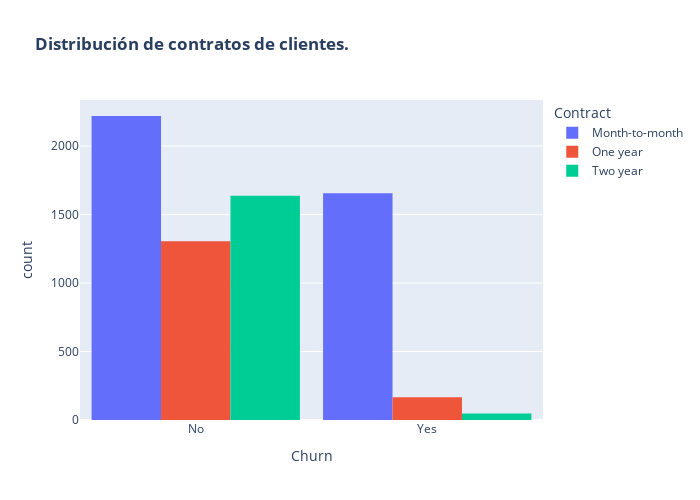

Notebook cell for this chart:
### Markdown cell above
En mi experecia laboral como operador de atencion al cliente visualizo este grafico y veo las distribuciones sobre genero

### Code cell
fig = px.histogram(df, x="Churn", color="Contract", barmode="group", title="<b>Distribución de contratos de clientes.<b>")
fig.update_layout(width=700, height=500, bargap=0.1)
fig.show()

### Figure 1 — Plotly figure (JSON) as saved in the notebook; plotly's stock layout.template omitted (floating-point values rounded to 4 significant figures; data arrays with more than 128 entries replaced by an {"elided": "..."} marker saying what was removed)
{"data": [{"alignmentgroup": "True", "bingroup": "x", "hovertemplate": "Contract=Month-to-month<br>Churn=%{x}<br>count=%{y}<extra></extra>", "legendgroup": "Month-to-month", "marker": {"color": "#636efa", "pattern": {"shape": ""}}, "name": "Month-to-month", "offsetgroup": "Month-to-month", "orientation": "v", "showlegend": true, "type": "histogram", "x": {"elided": "3875 str values"}, "xaxis": "x", "yaxis": "y"}, {"alignmentgroup": "True", "bingroup": "x", "hovertemplate": "Contract=One year<br>Churn=%{x}<br>count=%{y}<extra></extra>", "legendgroup": "One year", "marker": {"color": "#EF553B", "pattern": {"shape": ""}}, "name": "One year", "offsetgroup": "One year", "orientation": "v", "showlegend": true, "type": "histogram", "x": {"elided": "1472 str values"}, "xaxis": "x", "yaxis": "y"}, {"alignmentgroup": "True", "bingroup": "x", "hovertemplate": "Contract=Two year<br>Churn=%{x}<br>count=%{y}<extra></extra>", "legendgroup": "Two year", "marker": {"color": "#00cc96", "pattern": {"shape": ""}}, "name": "Two year", "offsetgroup": "Two year", "orientation": "v", "showlegend": true, "type": "histogram", "x": {"elided": "1685 str values"}, "xaxis": "x", "yaxis": "y"}], "layout": {"bargap": 0.1, "barmode": "group", "height": 500, "legend": {"title": {"text": "Contract"}, "tracegroupgap": 0}, "title": {"text": "<b>Distribución de contratos de clientes.<b>"}, "width": 700, "xaxis": {"anchor": "y", "domain": [0, 1], "title": {"text": "Churn"}}, "yaxis": {"anchor": "x", "domain": [0, 1], "title": {"text": "count"}}}}
